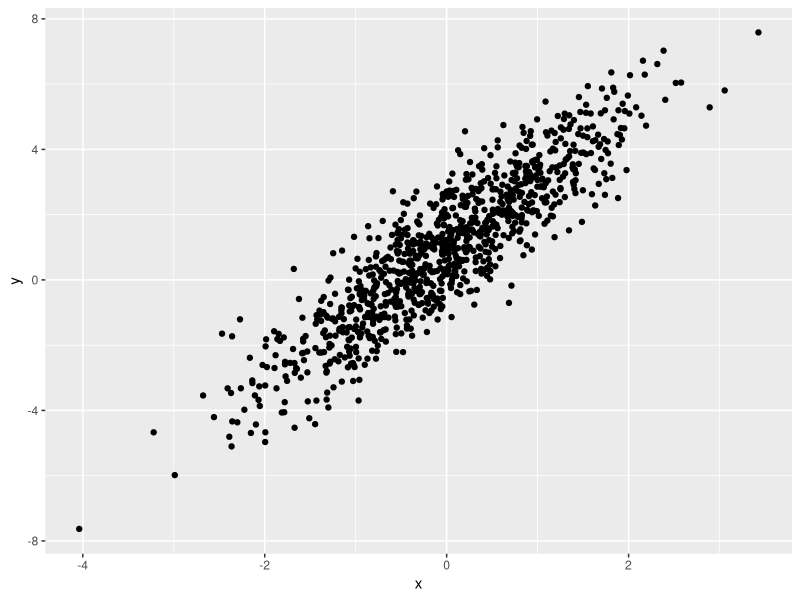
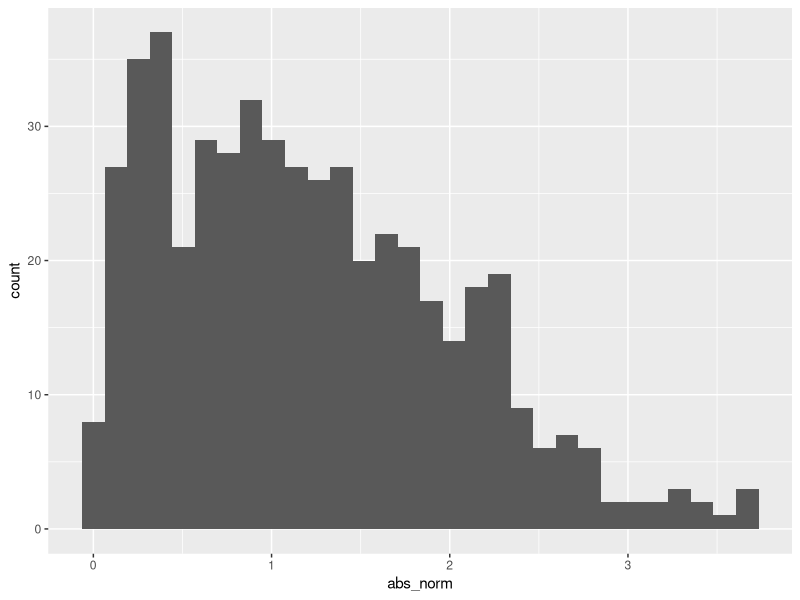

R code for these plots, in order:
## ---- chunk 1
library(tidyverse)
## ---- chunk 2
samp = rnorm(100)
length(samp)
## ---- chunk 3
plot_df = 
  tibble(
    x=rnorm(n=1000),
    y=1+2*x+rnorm(n=1000)
  )

ggplot(plot_df,aes(x=x, y=y))+geom_point()
## ---- chunk 4
la_df =
  tibble(
    norm = rnorm(n=500, mean=1),
    logical = norm > 0,
    abs_norm = abs(norm)
  )

ggplot(la_df, aes(x=abs_norm))+geom_histogram()
